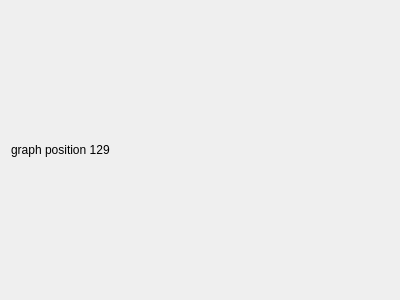
<?xml version="1.0" encoding="UTF-8"?>
<ui version="4.0">
 <class>GraphPosition129</class>
 <widget class="QWidget" name="GraphPosition129">
  <property name="geometry">
   <rect>
    <x>0</x>
    <y>0</y>
    <width>400</width>
    <height>300</height>
   </rect>
  </property>
  <property name="windowTitle">
   <string>Form</string>
  </property>
  <layout class="QVBoxLayout" name="verticalLayout">
   <item>
    <widget class="QLabel" name="label">
     <property name="text">
      <string>graph position 129</string>
     </property>
    </widget>
   </item>
  </layout>
 </widget>
 <resources/>
 <connections/>
</ui>
